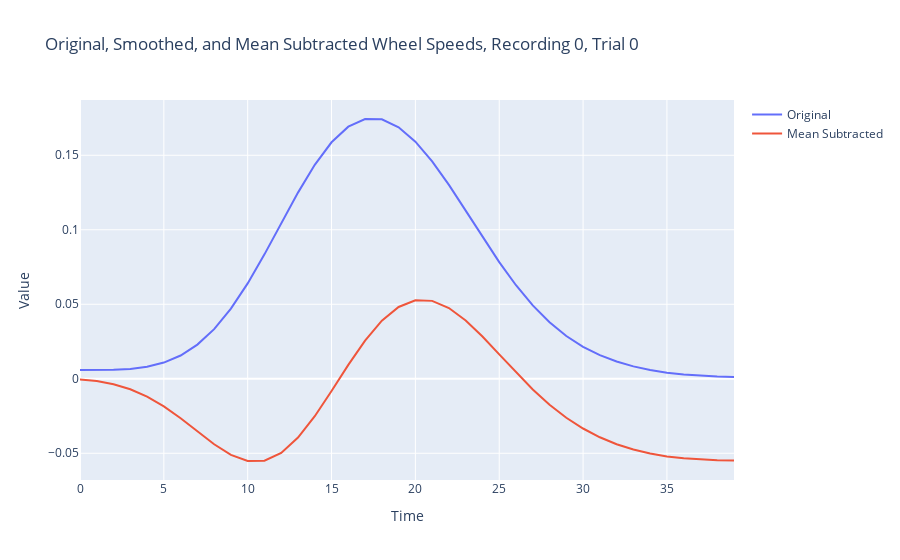
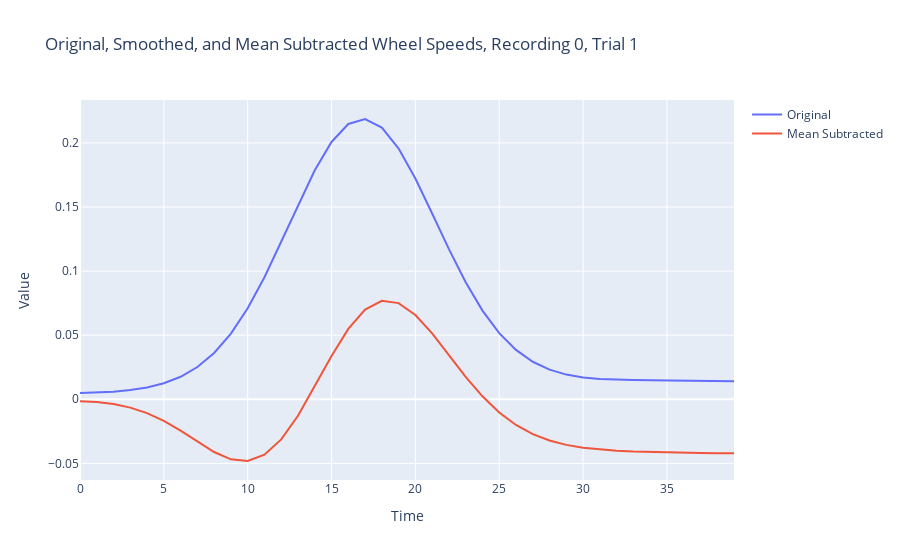
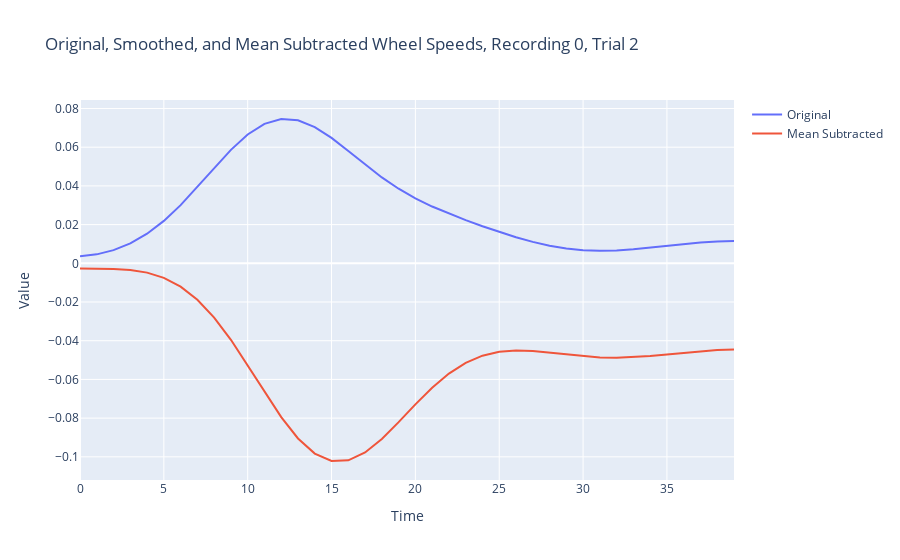

These figures' notebook cell, in order:
### Code cell
for t in range(3):
    fig = go.Figure()
    fig.add_trace(go.Scatter(y=Y_train_regular[0][t], name='Original'))
    # fig.add_trace(go.Scatter(y=Y_train_smoothed[0][t], name='Smoothed'))
    fig.add_trace(go.Scatter(y=Y_train_mean_subtracted[0][t], name='Mean Subtracted'))
    # fig.add_trace(go.Scatter(y=Y_train_mean_subtracted_smoothed[0][t], name='Mean Subtracted Smoothed'))
    fig.update_layout(title=f'Original, Smoothed, and Mean Subtracted Wheel Speeds, Recording 0, Trial {t}', xaxis_title='Time', yaxis_title='Value')
    fig.show()
